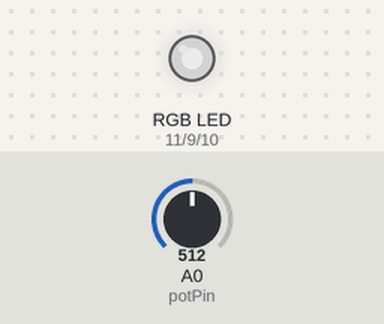
Bench run of a sketch on a simulated Arduino Uno, built with avr-gcc and run on an emulated ATmega328P. Parts: an RGB LED mixed from three pins (HIGH = lit). The test bench sets the inputs (shaded band); at power-on: A0 (potPin) = 512. Dim RGB values are drawn brighter than linear.

Above: at 1.2 s.
1.3 s: A0 (potPin) set to 716
At 2.5 s:
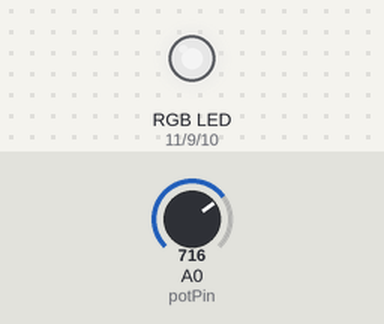
2.8 s: A0 (potPin) set to 900
At 4.0 s:
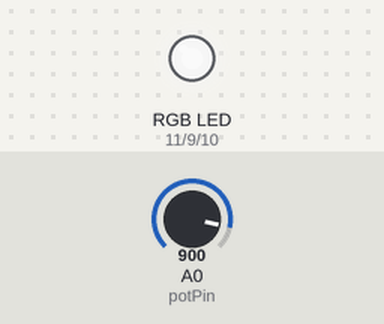
4.3 s: A0 (potPin) set to 122
At 5.3 s:
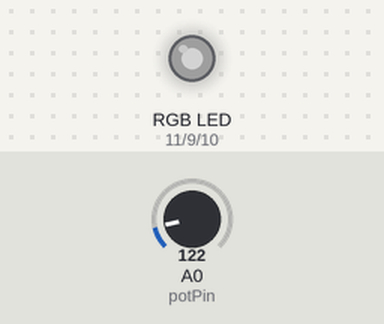
5.8 s: A0 (potPin) set to 0
At 7.0 s:
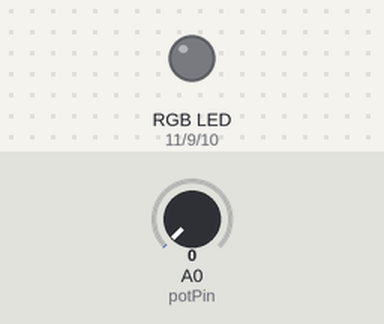
7.3 s: A0 (potPin) set to 511
At 8.5 s:
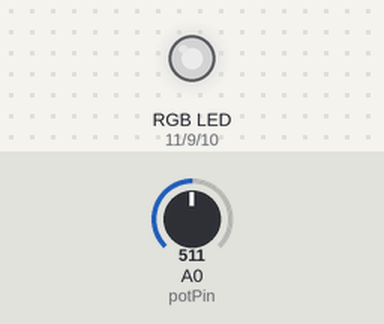
Timing chart, 0 to 9.8 s (numbered marks = the images above; inputs shaded):
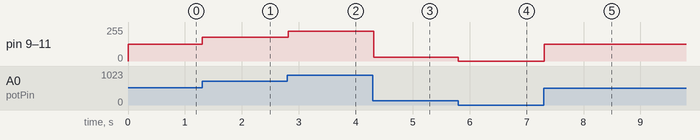

Measured:
- after the input at 1.3 s, pin 9 (GREEN_LED_PIN), pin 10 (BLUE_LED_PIN), pin 11 (RED_LED_PIN): 127/255 → 178/255 at once
- after the input at 2.8 s, pin 9 (GREEN_LED_PIN), pin 10 (BLUE_LED_PIN), pin 11 (RED_LED_PIN): 178/255 → 224/255 at once
- after the input at 4.3 s, pin 9 (GREEN_LED_PIN), pin 10 (BLUE_LED_PIN), pin 11 (RED_LED_PIN): 224/255 → 30/255 at once
- after the input at 5.8 s, pin 9 (GREEN_LED_PIN), pin 10 (BLUE_LED_PIN), pin 11 (RED_LED_PIN): 30/255 → 0/255 at once
- after the input at 7.3 s, pin 9 (GREEN_LED_PIN), pin 10 (BLUE_LED_PIN), pin 11 (RED_LED_PIN): 0/255 → 127/255 at once

The sketch:

dimmer_light.ino
```cpp
const int GREEN_LED_PIN = 9;
const int RED_LED_PIN = 11;
const int BLUE_LED_PIN = 10;

int const potPin = A0;
int potVal = 0;

int outputColour = 0;

void setup() {
  // put your setup code here, to run once:
  Serial.begin(9600);

  // Set the digital outputs
  pinMode(GREEN_LED_PIN, OUTPUT);
  pinMode(BLUE_LED_PIN, OUTPUT);
  pinMode(RED_LED_PIN, OUTPUT);


}

void loop() {

  // Read from the potentiometer
  potVal = analogRead(potPin);

  // Map values from [0,1023] -> [0,255]
  outputColour = map(potVal, 0, 1023, 0, 255);

  // Set out Values for all.


  analogWrite(GREEN_LED_PIN, outputColour);
  analogWrite(BLUE_LED_PIN, outputColour);
  analogWrite(RED_LED_PIN, outputColour);

  delay(15);

}
```
